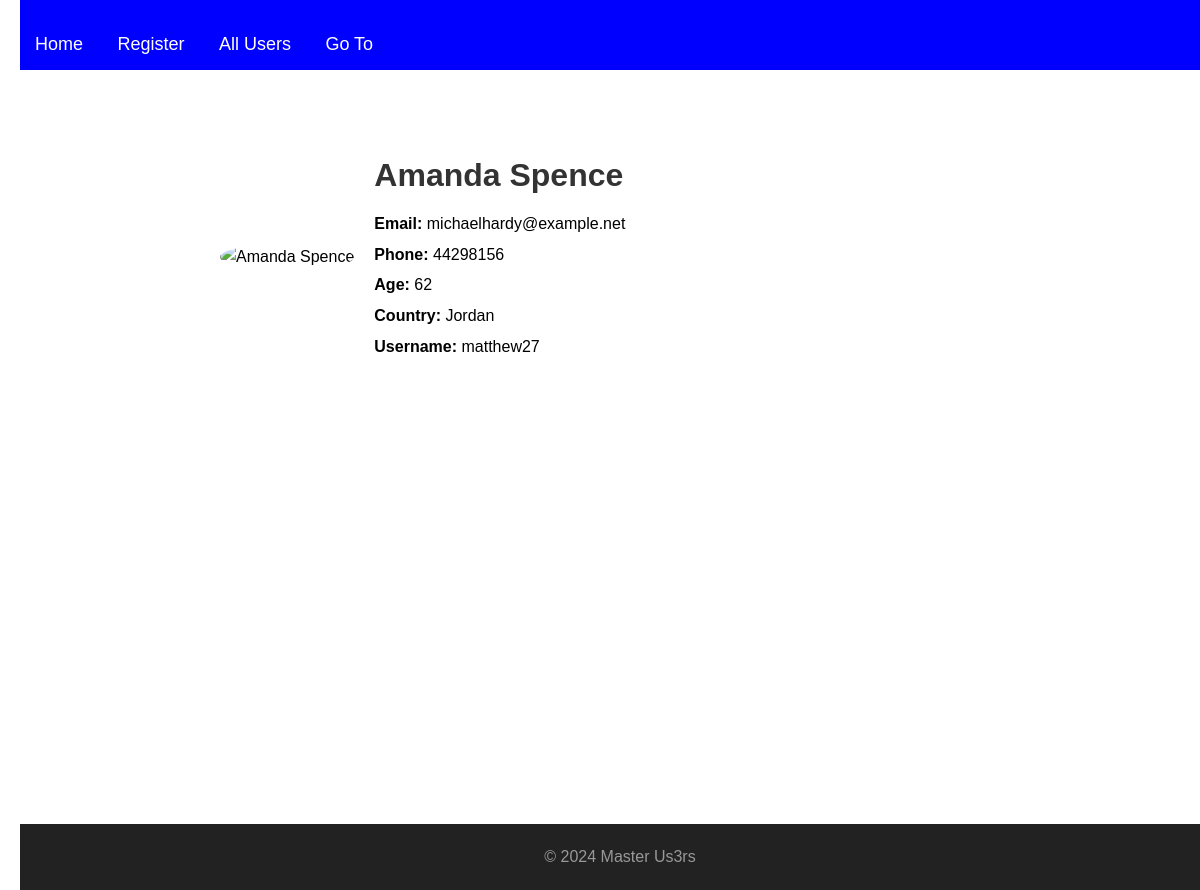
Page /user/1 on the committed database.
### models.py (models this page shows)
class User(db.Model):
    id = db.Column(db.Integer, primary_key = True)
    name = db.Column(db.String(100))
    age = db.Column(db.Integer)
    email = db.Column(db.String(128), unique = True)
    username = db.Column(db.String(128), unique = True)
    phone = db.Column(db.String(128))
    country = db.Column(db.String(100))

### app.py (the view)
@app.route("/user/<int:user_id>")
def user_page(user_id):
    user = User.query.filter_by(id=user_id).first()
    return render_template('user_page.html', user = user)

### templates/user_page.html
{% extends 'base.html' %}
{% block content %}
    <div class="person-container">
        <div class="person-picture">
            <img src="https://source.unsplash.com/featured/?people" alt="{{ user.name }}">
        </div>
        <div class="person-profile">
            <h1>{{ user.name }}</h1>
            <p><strong>Email:</strong> {{ user.email }}</p>
            <p><strong>Phone:</strong> {{ user.phone }}</p>
            <p><strong>Age:</strong> {{ user.age }}</p>
            <p><strong>Country:</strong> {{ user.country}}</p>
            <p><strong>Username:</strong> {{ user.username}}</p>
        </div>
    </div>
{% endblock %}

### static/style.css (style rules this page uses)
* { margin: 0; padding: 0; box-sizing: border-box; }
html, body { height: 100%; margin: 0; }
body { font-family: 'Arial', sans-serif; line-height: 1.6; margin: 20px; }
.person-container { display: flex; align-items: center; max-width: 800px; margin: 20px auto; padding: 20px; }
.person-picture img { width: 150px; height: 150px; border-radius: 50%; margin-right: 20px; object-fit: cover; }
.person-profile { flex: 1; }
.person-profile h1 { color: #333; margin-bottom: 10px; }
.person-profile p { margin-bottom: 5px; line-height: 1.6; }

### rows in the picture
User: name "Amanda Spence", email "michaelhardy@example.net", phone "44298156", age "62", country "Jordan", username "matthew27"
